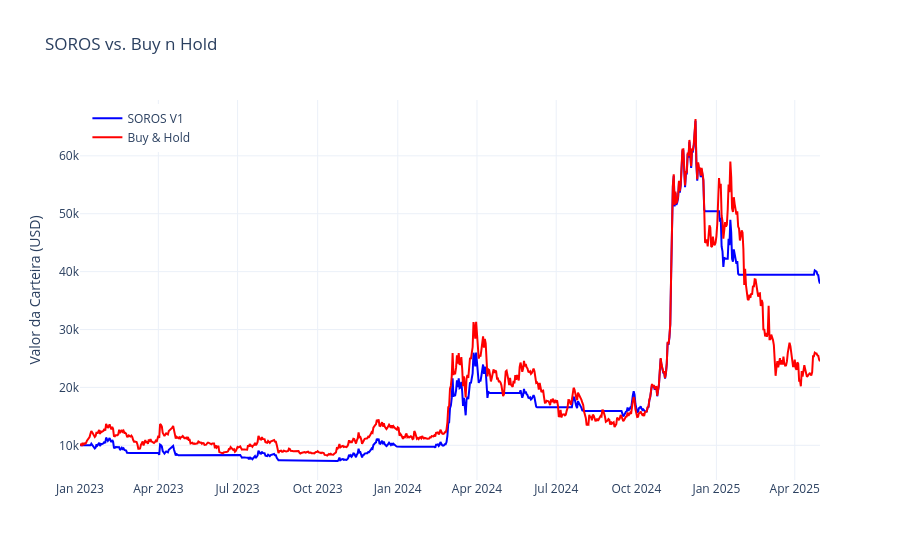

The notebook cell this image was saved under:
### Code cell
# Get the results dataframe for Bitcoin
bitcoin_results = results['asset_results'].get('dogecoin')['results_df']

# Import plotly
import plotly.graph_objects as go

# Create a plotly figure
fig = go.Figure()

# Add traces for portfolio value and buy & hold value
fig.add_trace(
    go.Scatter(
        x=bitcoin_results.index,
        y=bitcoin_results['portfolio_value'],
        mode='lines',
        name='SOROS V1',
        line=dict(width=2, color='blue')
    )
)

fig.add_trace(
    go.Scatter(
        x=bitcoin_results.index,
        y=bitcoin_results['buy_hold_value'],
        mode='lines',
        name='Buy & Hold',
        line=dict(width=2, color='red')
    )
)

# Update layout
fig.update_layout(
    title='SOROS vs. Buy n Hold',
    xaxis_title='',
    yaxis_title='Valor da Carteira (USD)',
    legend=dict(x=0.01, y=0.99),
    hovermode='x unified',
    template='plotly_white'
)

# Show the figure
fig.show()

### Figure 1 — Plotly figure (JSON) as saved in the notebook; plotly's stock layout.template omitted (floating-point values rounded to 4 significant figures; data arrays with more than 128 entries replaced by an {"elided": "..."} marker saying what was removed)
{"data": [{"line": {"color": "blue", "width": 2}, "mode": "lines", "name": "SOROS V1", "type": "scatter", "x": {"elided": "851 str values"}, "y": {"elided": "851 float values"}}, {"line": {"color": "red", "width": 2}, "mode": "lines", "name": "Buy & Hold", "type": "scatter", "x": {"elided": "851 str values"}, "y": {"elided": "851 float values"}}], "layout": {"hovermode": "x unified", "legend": {"x": 0.01, "y": 0.99}, "title": {"text": "SOROS vs. Buy n Hold"}, "xaxis": {"title": {"text": ""}}, "yaxis": {"title": {"text": "Valor da Carteira (USD)"}}}}
